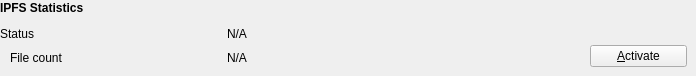
     <widget class="QWidget" name="tab">
      <attribute name="title">
       <string>IPFS</string>
      </attribute>
      <widget class="QLabel" name="IPFS_Filecount">
       <property name="geometry">
        <rect>
         <x>227</x>
         <y>50</y>
         <width>361</width>
         <height>16</height>
        </rect>
       </property>
       <property name="cursor">
        <cursorShape>IBeamCursor</cursorShape>
       </property>
       <property name="text">
        <string>N/A</string>
       </property>
       <property name="textFormat">
        <enum>Qt::PlainText</enum>
       </property>
       <property name="textInteractionFlags">
        <set>Qt::LinksAccessibleByMouse|Qt::TextSelectableByKeyboard|Qt::TextSelectableByMouse</set>
       </property>
      </widget>
      <widget class="QLabel" name="labelClientUserAgent_3">
       <property name="geometry">
        <rect>
         <x>0</x>
         <y>50</y>
         <width>215</width>
         <height>16</height>
        </rect>
       </property>
       <property name="text">
        <string>File count</string>
       </property>
       <property name="indent">
        <number>10</number>
       </property>
      </widget>
      <widget class="QLabel" name="IPFS_Stats_Label">
       <property name="geometry">
        <rect>
         <x>0</x>
         <y>0</y>
         <width>215</width>
         <height>16</height>
        </rect>
       </property>
       <property name="font">
        <font>
         <weight>75</weight>
         <bold>true</bold>
        </font>
       </property>
       <property name="text">
        <string>IPFS Statistics</string>
       </property>
      </widget>
      <widget class="QLabel" name="IPFS_Active">
       <property name="geometry">
        <rect>
         <x>227</x>
         <y>26</y>
         <width>351</width>
         <height>16</height>
        </rect>
       </property>
       <property name="cursor">
        <cursorShape>IBeamCursor</cursorShape>
       </property>
       <property name="text">
        <string>N/A</string>
       </property>
       <property name="textFormat">
        <enum>Qt::PlainText</enum>
       </property>
       <property name="textInteractionFlags">
        <set>Qt::LinksAccessibleByMouse|Qt::TextSelectableByKeyboard|Qt::TextSelectableByMouse</set>
       </property>
      </widget>
      <widget class="QLabel" name="label_54">
       <property name="geometry">
        <rect>
         <x>0</x>
         <y>26</y>
         <width>215</width>
         <height>16</height>
        </rect>
       </property>
       <property name="text">
        <string>Status</string>
       </property>
      </widget>
      <widget class="QWidget" name="layoutWidget">
       <property name="geometry">
        <rect>
         <x>590</x>
         <y>10</y>
         <width>97</width>
         <height>57</height>
        </rect>
       </property>
       <layout class="QVBoxLayout" name="verticalLayoutDebugButton_4">
        <property name="spacing">
         <number>3</number>
        </property>
        <item>
         <spacer name="verticalSpacer_13">
          <property name="orientation">
           <enum>Qt::Vertical</enum>
          </property>
          <property name="sizeHint" stdset="0">
           <size>
            <width>10</width>
            <height>5</height>
           </size>
          </property>
         </spacer>
        </item>
        <item>
         <widget class="QPushButton" name="activateIPFS_Button">
          <property name="toolTip">
           <string>Open the %1 debug log file from the current data directory. This can take a few seconds for large log files.</string>
          </property>
          <property name="text">
           <string>&amp;Activate</string>
          </property>
          <property name="autoDefault">
           <bool>false</bool>
          </property>
         </widget>
        </item>
       </layout>
      </widget>
     </widget>
